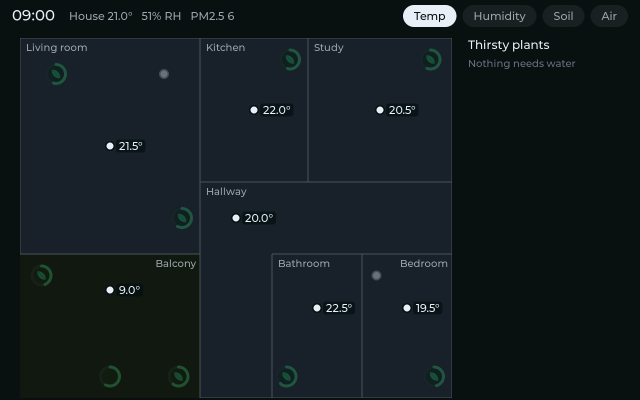
#> input picture host/tests/golden/all-ok.png, 1280 x 800 px (shown at 1/2 size); its folder holds only this picture in this run
$ python -i hearthmap_codegen.py   (imports and definitions only)
#> lines starting #> are read from the running program, lines starting #| are printed output that depends on the picture
#> further down, picture is the input picture: PIL image 1280x800 P; mean R, G, B 19.9, 28.2, 31.8
"""Build-time code generation for the hearthmap ESPHome component.

Pure Python with no ESPHome import, so it is unit-tested on its own
(components/hearthmap/tests/). The component's __init__.py is the only caller on a real build.

What it does:
  - checks a config document against schema/hearthmap.schema.json (check_schema; ESPHome's image
    has no jsonschema package, so this is a small validator for exactly the keywords that schema
    uses, refusing any keyword it does not implement rather than skipping it);
  - turns the document into C++ that builds a hearthmap::Config and runs core's validate()
    (emit_config_source). Scalar defaults come from the schema's own "default" keywords; band
    defaults come from core's default_band() at run time, so neither is copied here
    (docs/decisions.md D-007). LayerConfig::present gets a bit for exactly the band fields the
    document wrote, null included (D-011);
  - converts plant photos to RGB565 image data for LVGL (emit_photos);
  - maps the core and ui_lvgl sources into the firmware build tree (library_files).

None of the semantic rules core's validate() owns are re-implemented here (D-017): the firmware
runs validate() at boot and refuses a config it rejects.
"""

from __future__ import annotations

import json
import math
import re
from dataclasses import dataclass
from pathlib import Path
from typing import Any, Iterator

# ---------------------------------------------------------------------------------------------
# Constants that mirror core's enums (core/include/hearthmap/config.h). Order matters: it is the
# enum order, and bindings are emitted in it (D-019).
# ---------------------------------------------------------------------------------------------

ROLES = (
    ("temperature", "Temperature"),
    ("humidity", "Humidity"),
    ("moisture", "Moisture"),
    ("co2", "Co2"),
    ("pm25", "Pm25"),
    ("voc", "Voc"),
    ("battery", "Battery"),
    ("predicted_dry_at", "PredictedDryAt"),
)
# Roles core ignores in v1 (config.h, Role::PredictedDryAt). Bound in the Config, never
# subscribed: there is nothing to show for them yet.
UNSUBSCRIBED_ROLES = frozenset({"predicted_dry_at"})

KINDS = {
    "temperature": "Temperature",
    "humidity": "Humidity",
    "soil": "Soil",
    "air_quality": "AirQuality",
    "plant": "Plant",
}
LAYERS = (
    ("temperature", "Temperature"),
    ("humidity", "Humidity"),
    ("soil", "Soil"),
    ("air", "Air"),
)
# BandField enum order: bit i of LayerConfig::present is field i.
BAND_FIELDS = (
    ("comfort_min", "comfort_min", False),
    ("comfort_max", "comfort_max", False),
    ("warn_below", "warn_below", True),
    ("warn_above", "warn_above", True),
    ("danger_below", "danger_below", True),
    ("danger_above", "danger_above", True),
    ("scale_min", "scale_min", False),
    ("scale_max", "scale_max", False),
)

# Plant photos are converted to every disc diameter ui_lvgl draws them at (ui_lvgl/src/screen.cpp:
# kPlantRadius 22, kHudDiscRadius 26, kOverlayDiscRadius 64), so the panel never scales an RGB565
# image: its LVGL build has no software transform for RGB565 (docs/decisions.md D-039). A test
# reads those constants from screen.cpp and fails if they drift from these.
PHOTO_SIZES = (44, 52, 128)
PHOTO_SIZE = max(PHOTO_SIZES)  # the size plant_photo() returns
# Background a transparent photo is flattened onto: the plant disc fill from the UI spec.
PHOTO_BACKGROUND = (0x16, 0x26, 0x1C)


class ConfigError(Exception):
    """A config the generator refuses. `path` is a JSON pointer, like core's ConfigIssue."""

    # [4 lines left out: function __init__, not called in this run]


# ---------------------------------------------------------------------------------------------
# Schema check
# ---------------------------------------------------------------------------------------------

_ANNOTATIONS = frozenset({"description", "default", "title", "$schema", "$id", "$defs", "examples"})
_SUPPORTED = _ANNOTATIONS | frozenset(
    {
        "type", "$ref", "required", "properties", "additionalProperties", "minimum", "maximum",
        "exclusiveMinimum", "const", "enum", "not", "if", "then", "else", "allOf", "anyOf",
        "items", "prefixItems", "minItems", "maxItems", "pattern", "minLength", "maxLength",
        "minProperties",
    }
)


class SchemaUnsupported(Exception):
    """The schema uses a keyword this checker does not implement. Fails loudly by design: a
    validator that skipped unknown keywords would pass configs the schema rejects."""


# [26 lines left out: functions _is_type, _json_equal, not called in this run]


def _pointer_token(key: str) -> str:
    """An object key as a JSON Pointer token (RFC 6901): "~" -> "~0", "/" -> "~1"."""
    return key.replace("~", "~0").replace("/", "~1")


# [20 lines left out: function _check_keywords, not called in this run]


class _Checker:
    def __init__(self, root: dict):
        self.root = root

    # [86 lines left out: functions resolve, errors, not called in this run]

    def valid(self, schema: Any, value: Any) -> bool:
        return next(iter(self.errors(schema, value, "")), None) is None


# [67 lines left out: functions check_schema, schema_defaults, cpp_string, cpp_std_string, cpp_double, not called in this run]


INT32 = (-(2**31), 2**31 - 1)
INT64 = (-(2**63), 2**63 - 1)


# [15 lines left out: function cpp_int, not called in this run]


GENERATED_HEADER = """\
// Generated by the hearthmap ESPHome component (components/hearthmap). Do not edit.
#pragma once

#include <cstddef>

#include "hearthmap/config.h"

namespace hearthmap_gen {

/// The config compiled into this firmware, behind core's ConfigSource seam: builds a Config from
/// static tables (schema defaults applied, LayerConfig::present recorded) and runs validate().
class GeneratedConfigSource final : public ::hearthmap::ConfigSource {
 public:
  /// The tables as a Config with schema defaults applied and present bits recorded, not yet
  /// validated: for callers that run validate() in steps (core's ConfigValidator, D-038). Use it
  /// only with a validation that refuses on Error, as load() does.
  ::hearthmap::Config build() const;
  /// build() a unit at a time, for callers that must not block: build_step(c, k) for every k in
  /// 0 .. build_steps() - 1, in order, on a default-constructed Config gives build(). Units: a
  /// head (canvas, reserves), one per room, one per pin, a tail (layers and scalars).
  std::size_t build_steps() const;
  void build_step(::hearthmap::Config &c, std::size_t k) const;
  /// build(), then validate(); no Config when it reports an Error. A Config it returns has been
  /// through apply_map_rotation() (core's ConfigSource contract, D-080).
  ::hearthmap::ConfigLoadResult load() const override;
};

/// One Home Assistant entity the firmware subscribes to.
struct SubscribedEntity {
  const char *entity_id;  ///< Static storage: safe to hand to the API's zero-copy subscribe.
};

/// Every distinct entity id bound by a pin, in first-use order, except roles core ignores in v1.
extern const SubscribedEntity kSubscribedEntities[];
extern const std::size_t kSubscribedEntityCount;

/// File name of the config the tables came from, for logs.
extern const char *const kConfigSourceName;

}  // namespace hearthmap_gen
"""


@dataclass(frozen=True)
class GeneratedConfig:
    header: str
    source: str
    entity_ids: tuple[str, ...]


def _p(path: str, key: Any) -> str:
    return f"{path}/{key}"


# [262 lines left out: functions _check_strings, emit_config_source, photo_ids, _image_readable, check_photos, not called in this run]


def rgb565(r: int, g: int, b: int) -> int:
    """Pack 8-bit channels by truncation: the same rule as core's to_rgb565()."""
    return ((r & 0xF8) << 8) | ((g & 0xFC) << 3) | (b >> 3)


def to_rgb565_bytes(image: Any, size: int = PHOTO_SIZE) -> bytes:
    """A Pillow image -> size x size RGB565, little-endian (LV_COLOR_FORMAT_RGB565, the native
    uint16 layout on the ESP32-P4). Transparency is flattened onto the plant disc fill; a
    non-square image is centre-cropped to a square before resizing."""
#> called with size = 128
    from PIL import Image  # imported here so the rest of this module needs no Pillow

    img = image.convert("RGBA")
    bg = Image.new("RGBA", img.size, PHOTO_BACKGROUND + (255,))
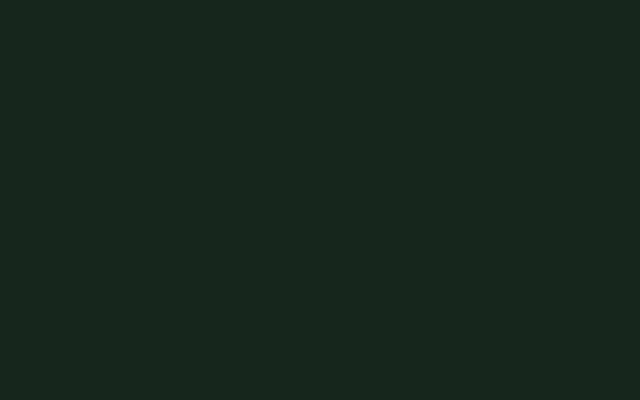
#> bg: PIL image 1280x800 RGBA (shown at 1/2 size); mean R, G, B, A 22, 38, 28, 255
    img = Image.alpha_composite(bg, img).convert("RGB")
    w, h = img.size
#> w = 1280; h = 800
    side = min(w, h)
#> side = 800
    left, top = (w - side) // 2, (h - side) // 2
#> left = 240; top = 0
    img = img.crop((left, top, left + side, top + side))
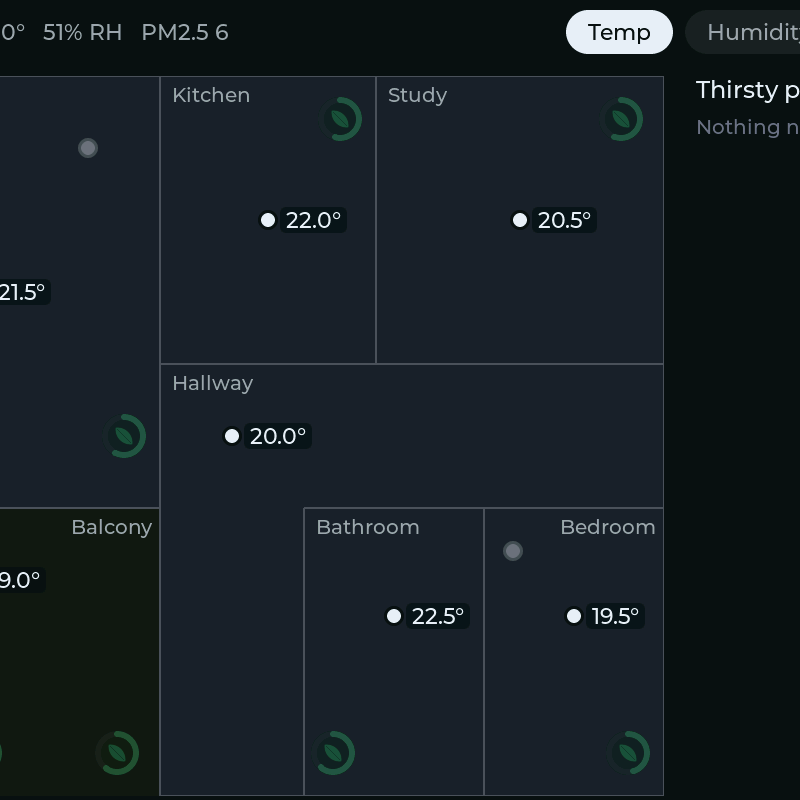
#> img: PIL image 800x800 RGB; mean R, G, B 23, 31.4, 36.7
    if img.size != (size, size):
        img = img.resize((size, size), Image.Resampling.LANCZOS)
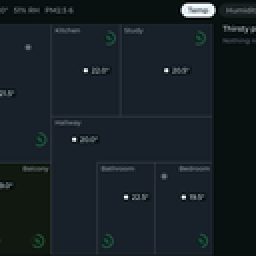
#> img: PIL image 128x128 RGB (shown 2 times larger); mean R, G, B 23, 31.4, 36.7
    out = bytearray()
    raw = img.tobytes()  # packed RGB, row-major
    for i in range(0, len(raw), 3):
        r, g, b = raw[i], raw[i + 1], raw[i + 2]
        v = rgb565(r, g, b)
        out += bytes((v & 0xFF, v >> 8))
#> this loop made 16384 passes
#> i on passes 2 to 4: 3, 6, 9
    return bytes(out)


# [5 lines left out: function _c_bytes, not called in this run]


PHOTOS_HEADER = """\
// Generated by the hearthmap ESPHome component (components/hearthmap). Do not edit.
#pragma once

#include <cstdint>

namespace hearthmap_gen {

/// One converted plant photo at one size: `size` x `size` pixels, RGB565 little-endian
/// (LV_COLOR_FORMAT_RGB565), stride size * 2. Every photo appears once per size ui_lvgl draws
/// discs at, largest first. Plain data, so this header needs no LVGL.
struct PhotoData {
  const char *id;  ///< Photo id from the config.
  const std::uint8_t *pixels;
  std::uint16_t size;
};

extern const PhotoData kPhotos[];
extern const unsigned kPhotoCount;

}  // namespace hearthmap_gen
"""


# [39 lines left out: function emit_photos, not called in this run]


# ---------------------------------------------------------------------------------------------
# Getting core and ui_lvgl into the firmware build
# ---------------------------------------------------------------------------------------------

# Directories under the firmware build's src/ that this component owns. sync_tree() deletes
# stale files only inside these.
LIB_DIR = "hearthmap_lib"  # library .cpp files (and private headers next to them)
GEN_DIR = "hearthmap_gen"  # generated tables and photos
_SOURCE_SUFFIXES = (".cpp", ".c", ".h", ".hpp")


# [19 lines left out: function library_files, not called in this run]


def public_include_roots(files: dict[str, Path]) -> set[str]:
    """Top-level names under src/ that mirrored include trees occupy (e.g. "hearthmap")."""
    return {k.split("/", 1)[0] for k in files if not k.startswith(LIB_DIR + "/") and "/" in k}


# [24 lines left out: functions write_if_changed, sync_tree, not called in this run]


# esp-hosted's default for CONFIG_ESP_HOSTED_HOST_RPC_TIMEOUT_MS (3.1.0): how long one Wi-Fi call
# from the main loop waits for an answer from the co-processor.
HOSTED_RPC_TIMEOUT_DEFAULT_MS = 5000
# Consecutive co-processor calls one main-loop pass can make while the link is failing: a failed
# call makes ESPHome's wifi code return (wifi_component_esp_idf.cpp, wifi_mode_ and its callers),
# so a pass meets a few at most; three is the margin chosen (D-061).
HOSTED_RPCS_PER_PASS = 3


# [25 lines left out: functions yaml_off, hosted_watchdog_floor_ms, hosted_sdio, not called in this run]


# ESP-IDF log levels by rank, as `esp32: framework: log_level` names them.
_IDF_LOG_RANKS = {"NONE": 0, "ERROR": 1, "WARN": 2, "INFO": 3, "DEBUG": 4, "VERBOSE": 5}


# [9 lines left out: function hosted_warnings_hidden, not called in this run]

>>> from PIL import Image
>>> picture = Image.open('../../host/tests/golden/all-ok.png')
>>> result = to_rgb565_bytes(picture)

$ run again, on host/tests/golden/humid-bathroom.png
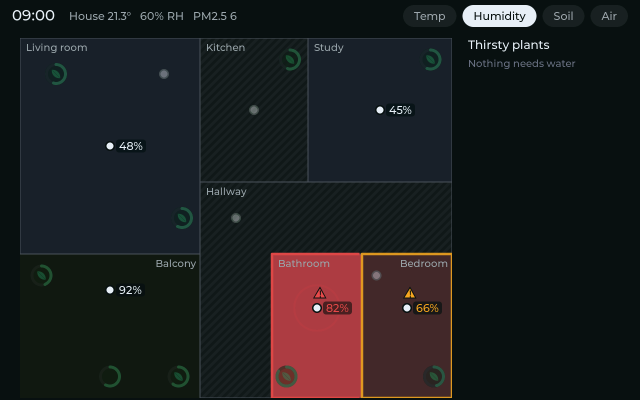
#> input picture host/tests/golden/humid-bathroom.png, 1280 x 800 px (shown at 1/2 size)
#> picture is the input picture: PIL image 1280x800 RGB; mean R, G, B 29.3, 29.7, 30.9
#> in to_rgb565_bytes, `img = img.crop((left, top, left + side, top + side))`:
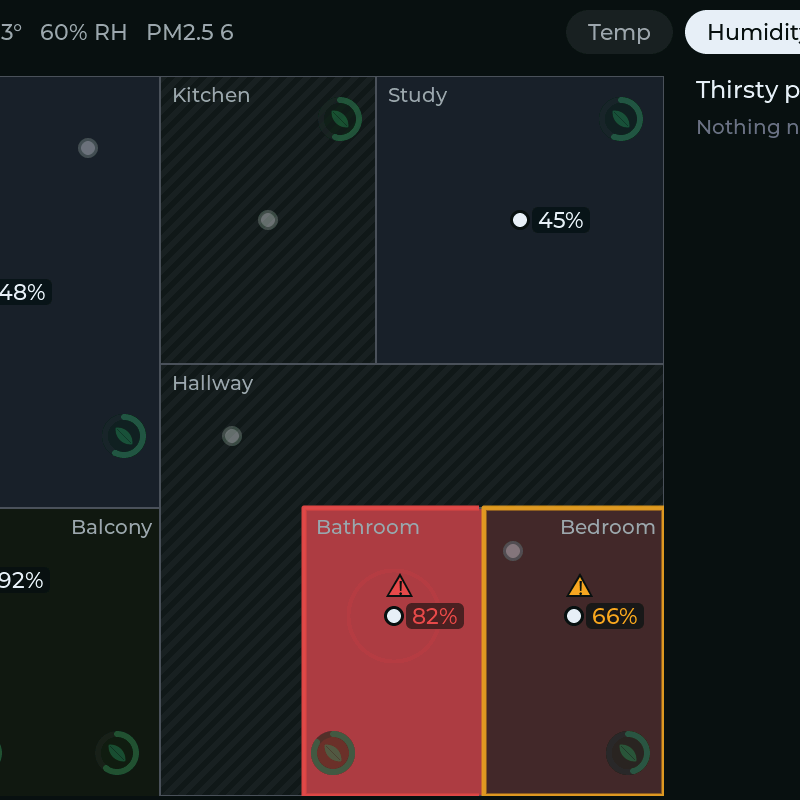
#> img: PIL image 800x800 RGB; mean R, G, B 37.7, 33.5, 34.9
#> in to_rgb565_bytes, `img = img.resize((size, size), Image.Resampling.LANCZOS)`:
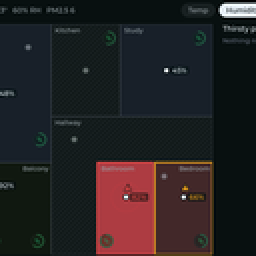
#> img: PIL image 128x128 RGB (shown 2 times larger); mean R, G, B 37.8, 33.6, 34.9
#> the loop in to_rgb565_bytes, `for i in range(0, len(raw), 3):` made 16384 passes
#> i on passes 2 to 4: 3, 6, 9

$ run again, on host/tests/golden/layer-air.png
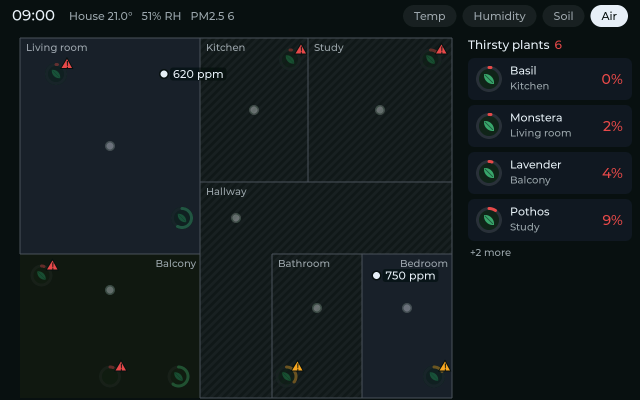
#> input picture host/tests/golden/layer-air.png, 1280 x 800 px (shown at 1/2 size)
#> picture is the input picture: PIL image 1280x800 RGB; mean R, G, B 20.5, 28.4, 30.3
#> in to_rgb565_bytes, `img = img.crop((left, top, left + side, top + side))`:
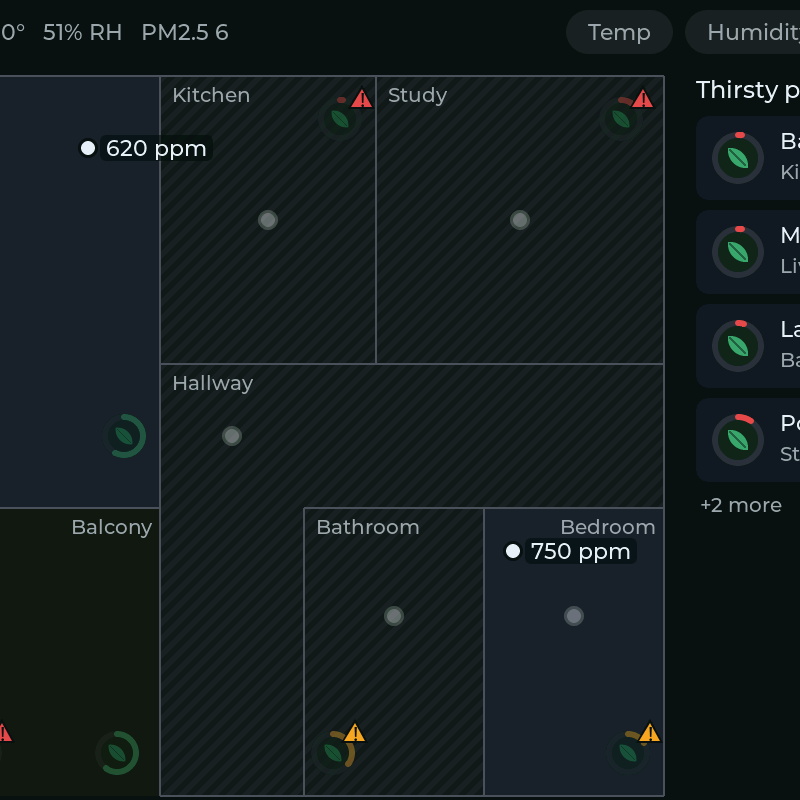
#> img: PIL image 800x800 RGB; mean R, G, B 21.2, 29.4, 30.9
#> in to_rgb565_bytes, `img = img.resize((size, size), Image.Resampling.LANCZOS)`:
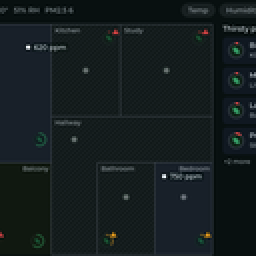
#> img: PIL image 128x128 RGB (shown 2 times larger); mean R, G, B 21.2, 29.4, 30.9
#> the loop in to_rgb565_bytes, `for i in range(0, len(raw), 3):` made 16384 passes
#> i on passes 2 to 4: 3, 6, 9

$ run again, on host/tests/golden/layer-humidity.png
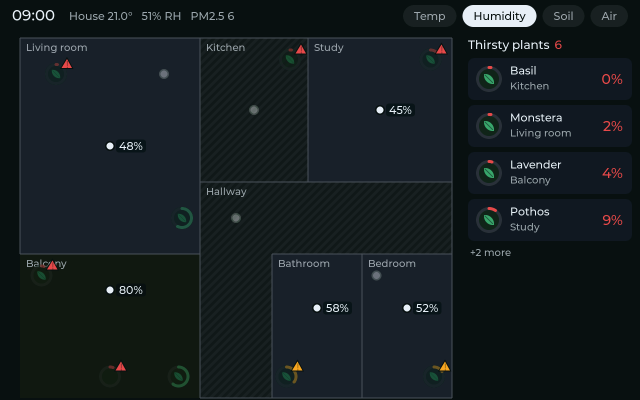
#> input picture host/tests/golden/layer-humidity.png, 1280 x 800 px (shown at 1/2 size)
#> picture is the input picture: PIL image 1280x800 RGB; mean R, G, B 21.6, 29.5, 32.5
#> in to_rgb565_bytes, `img = img.crop((left, top, left + side, top + side))`:
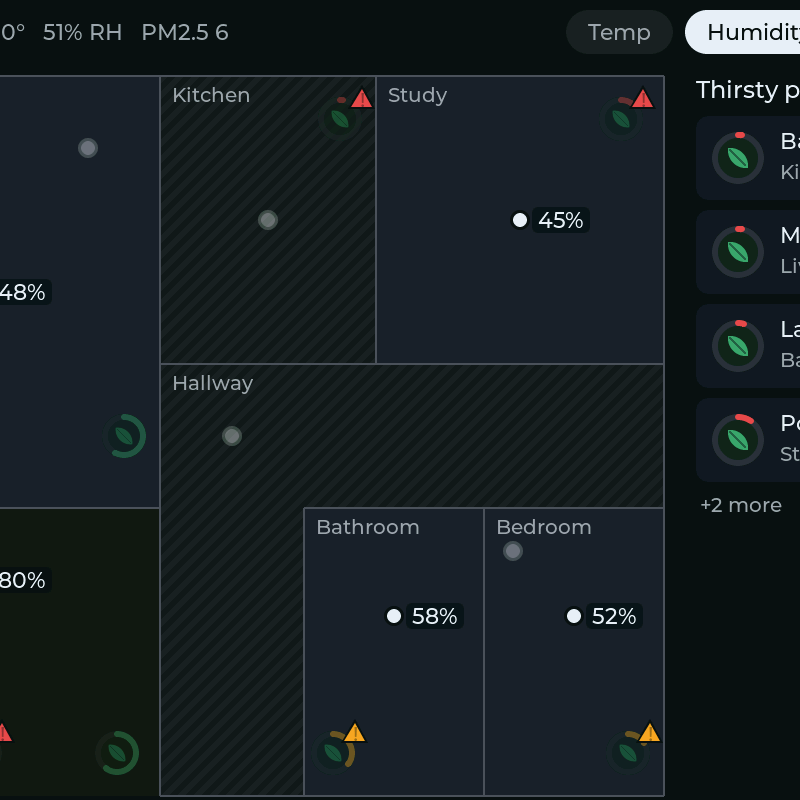
#> img: PIL image 800x800 RGB; mean R, G, B 23.3, 31.5, 34.8
#> in to_rgb565_bytes, `img = img.resize((size, size), Image.Resampling.LANCZOS)`:
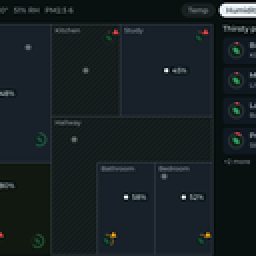
#> img: PIL image 128x128 RGB (shown 2 times larger); mean R, G, B 23.3, 31.5, 34.8
#> the loop in to_rgb565_bytes, `for i in range(0, len(raw), 3):` made 16384 passes
#> i on passes 2 to 4: 3, 6, 9
